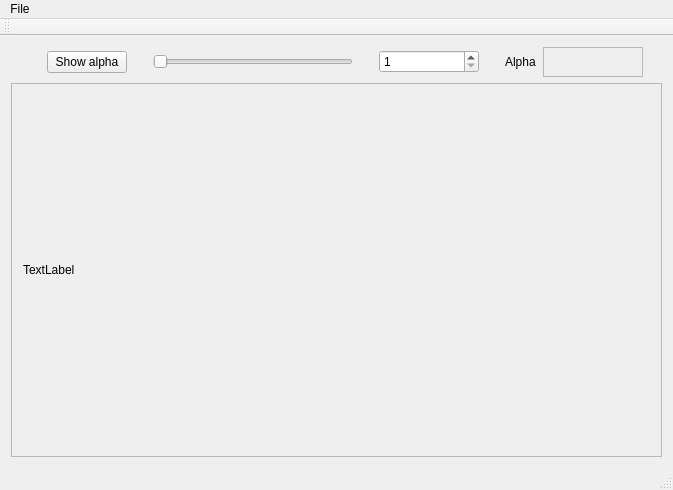
<?xml version="1.0" encoding="UTF-8"?>
<ui version="4.0">
 <class>AlphapaintClass</class>
 <widget class="QMainWindow" name="AlphapaintClass">
  <property name="geometry">
   <rect>
    <x>0</x>
    <y>0</y>
    <width>673</width>
    <height>490</height>
   </rect>
  </property>
  <property name="windowTitle">
   <string>Alphapaint</string>
  </property>
  <widget class="QWidget" name="centralWidget">
   <layout class="QVBoxLayout" name="verticalLayout_2">
    <item>
     <layout class="QVBoxLayout" name="verticalLayout_3">
      <item>
       <layout class="QHBoxLayout" name="horizontalLayout" stretch="5,0,0,0">
        <property name="spacing">
         <number>10</number>
        </property>
        <property name="sizeConstraint">
         <enum>QLayout::SetDefaultConstraint</enum>
        </property>
        <property name="leftMargin">
         <number>20</number>
        </property>
        <item>
         <widget class="QPushButton" name="myButtonShowAlpha">
          <property name="sizePolicy">
           <sizepolicy hsizetype="Fixed" vsizetype="Fixed">
            <horstretch>0</horstretch>
            <verstretch>0</verstretch>
           </sizepolicy>
          </property>
          <property name="text">
           <string>Show alpha</string>
          </property>
          <property name="checkable">
           <bool>true</bool>
          </property>
          <property name="flat">
           <bool>false</bool>
          </property>
         </widget>
        </item>
        <item>
         <widget class="QSlider" name="mySliderAlphaValue">
          <property name="sizePolicy">
           <sizepolicy hsizetype="Fixed" vsizetype="Fixed">
            <horstretch>0</horstretch>
            <verstretch>0</verstretch>
           </sizepolicy>
          </property>
          <property name="maximumSize">
           <size>
            <width>200</width>
            <height>16777215</height>
           </size>
          </property>
          <property name="maximum">
           <number>255</number>
          </property>
          <property name="orientation">
           <enum>Qt::Horizontal</enum>
          </property>
         </widget>
        </item>
        <item>
         <widget class="QSpinBox" name="mySpinPenThickness">
          <property name="sizePolicy">
           <sizepolicy hsizetype="Fixed" vsizetype="Fixed">
            <horstretch>0</horstretch>
            <verstretch>0</verstretch>
           </sizepolicy>
          </property>
          <property name="minimumSize">
           <size>
            <width>100</width>
            <height>0</height>
           </size>
          </property>
          <property name="minimum">
           <number>1</number>
          </property>
          <property name="maximum">
           <number>4</number>
          </property>
          <property name="value">
           <number>1</number>
          </property>
         </widget>
        </item>
        <item>
         <layout class="QHBoxLayout" name="horizontalLayout_3" stretch="0,0">
          <property name="spacing">
           <number>7</number>
          </property>
          <item>
           <widget class="QLabel" name="label">
            <property name="sizePolicy">
             <sizepolicy hsizetype="Fixed" vsizetype="Preferred">
              <horstretch>0</horstretch>
              <verstretch>0</verstretch>
             </sizepolicy>
            </property>
            <property name="layoutDirection">
             <enum>Qt::LeftToRight</enum>
            </property>
            <property name="text">
             <string>Alpha</string>
            </property>
            <property name="alignment">
             <set>Qt::AlignLeading|Qt::AlignLeft|Qt::AlignVCenter</set>
            </property>
           </widget>
          </item>
          <item>
           <widget class="QTextEdit" name="myEditAlpha">
            <property name="enabled">
             <bool>false</bool>
            </property>
            <property name="sizePolicy">
             <sizepolicy hsizetype="Fixed" vsizetype="Fixed">
              <horstretch>0</horstretch>
              <verstretch>0</verstretch>
             </sizepolicy>
            </property>
            <property name="maximumSize">
             <size>
              <width>100</width>
              <height>30</height>
             </size>
            </property>
           </widget>
          </item>
         </layout>
        </item>
       </layout>
      </item>
     </layout>
    </item>
    <item>
     <widget class="QScrollArea" name="scrollArea">
      <property name="widgetResizable">
       <bool>true</bool>
      </property>
      <widget class="QWidget" name="scrollAreaWidgetContents">
       <property name="geometry">
        <rect>
         <x>0</x>
         <y>0</y>
         <width>649</width>
         <height>358</height>
        </rect>
       </property>
       <layout class="QVBoxLayout" name="verticalLayout">
        <item>
         <widget class="ImageLabel" name="myLabelImage">
          <property name="text">
           <string>TextLabel</string>
          </property>
         </widget>
        </item>
       </layout>
      </widget>
     </widget>
    </item>
   </layout>
  </widget>
  <widget class="QMenuBar" name="menuBar">
   <property name="geometry">
    <rect>
     <x>0</x>
     <y>0</y>
     <width>673</width>
     <height>26</height>
    </rect>
   </property>
   <widget class="QMenu" name="menuFile">
    <property name="title">
     <string>File</string>
    </property>
    <addaction name="actionOpen"/>
    <addaction name="actionSave"/>
    <addaction name="actionExit"/>
   </widget>
   <addaction name="menuFile"/>
  </widget>
  <widget class="QToolBar" name="mainToolBar">
   <attribute name="toolBarArea">
    <enum>TopToolBarArea</enum>
   </attribute>
   <attribute name="toolBarBreak">
    <bool>false</bool>
   </attribute>
  </widget>
  <widget class="QStatusBar" name="statusBar"/>
  <action name="actionOpen">
   <property name="text">
    <string>Open</string>
   </property>
  </action>
  <action name="actionSave">
   <property name="text">
    <string>Save</string>
   </property>
  </action>
  <action name="actionExit">
   <property name="text">
    <string>Exit</string>
   </property>
  </action>
 </widget>
 <layoutdefault spacing="6" margin="11"/>
 <customwidgets>
  <customwidget>
   <class>ImageLabel</class>
   <extends>QLabel</extends>
   <header>imagelabel.h</header>
  </customwidget>
 </customwidgets>
 <resources>
  <include location="alphapaint.qrc"/>
 </resources>
 <connections/>
</ui>
